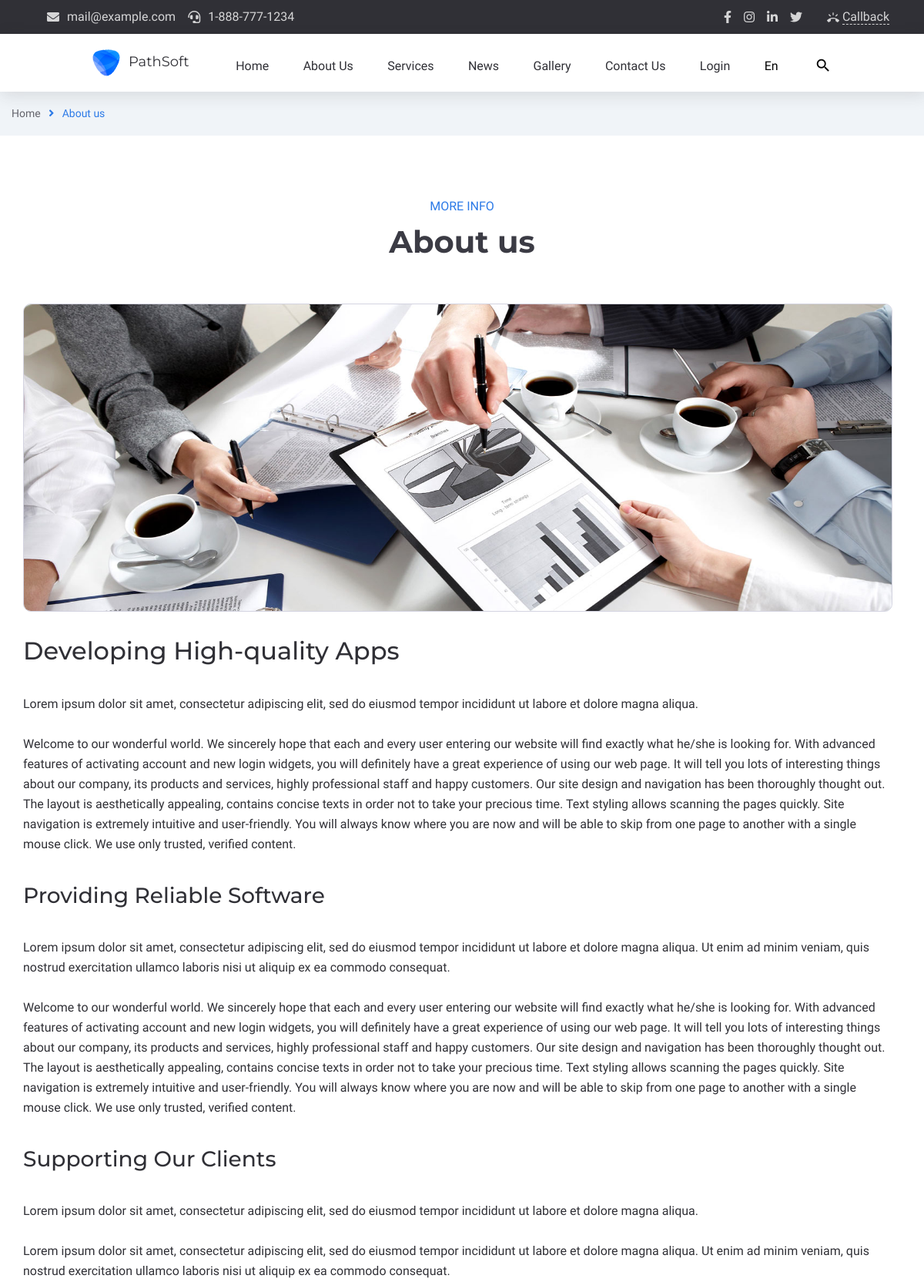
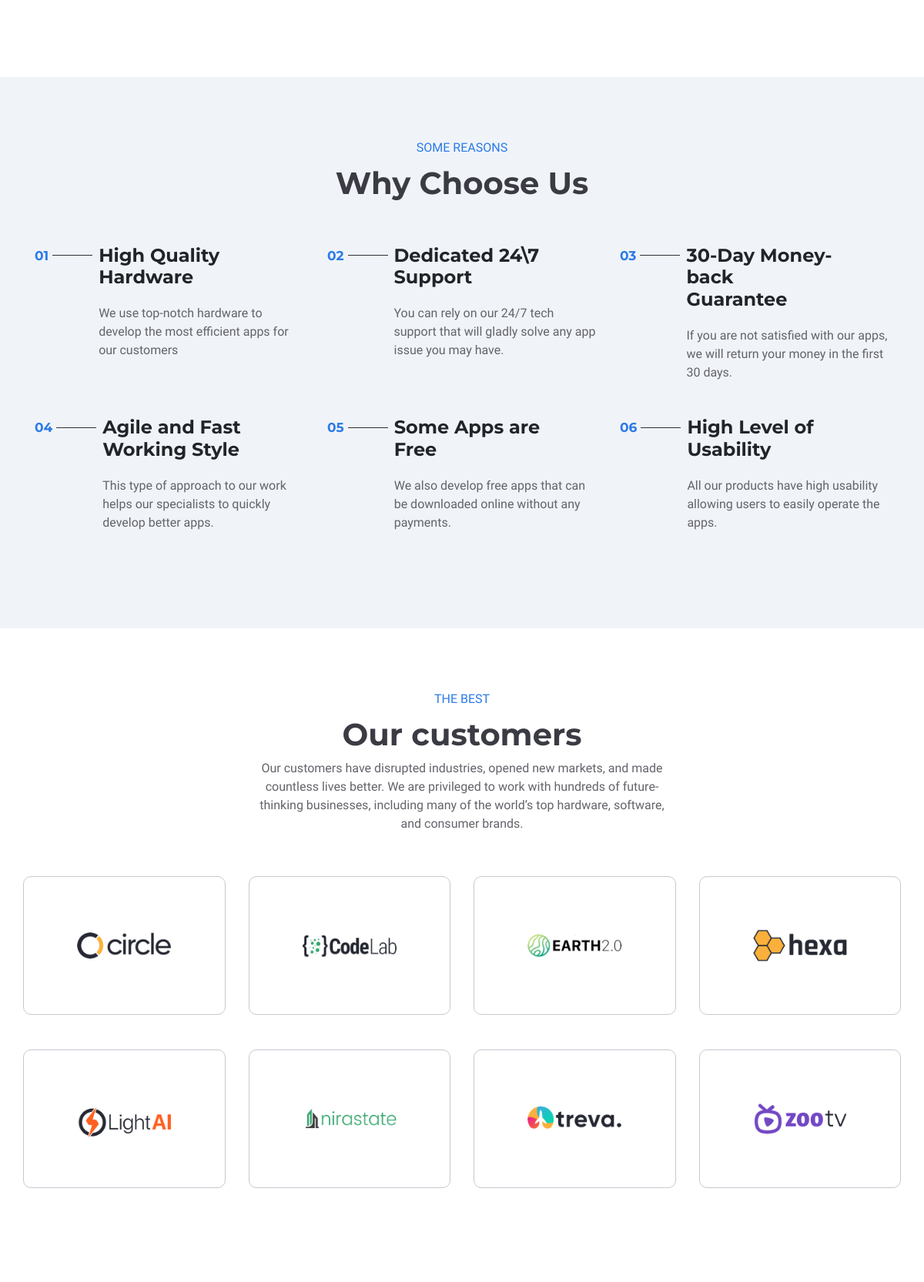
/about (upper part), run on the app's committed database (2 pictures, top to bottom).
### app/models.py (models this page shows)
class HeaderContact(db.Model):
    id=db.Column(db.Integer,primary_key=True)
    hc_content=db.Column(db.String(255))
    hc_icon_class=db.Column(db.String(255))
    hc_url=db.Column(db.String(255))

class HeaderSocialIcon(db.Model):
    id=db.Column(db.Integer,primary_key=True)
    hsi_name=db.Column(db.String(255))
    hsi_css_class=db.Column(db.String(255))
    hsi_url=db.Column(db.String(255))

class MeniuLogo(db.Model):
    id=db.Column(db.Integer,primary_key=True)
    logo_title=db.Column(db.String(255))
    logo_url=db.Column(db.String(255))
    logo_alt=db.Column(db.String(255))
    logo_img=db.Column(db.String(255))

class MeniuName(db.Model):
    id=db.Column(db.Integer,primary_key=True)
    meniu_title=db.Column(db.String(255))
    meniu_url=db.Column(db.String(255))
    meniu_icon=db.Column(db.String(255))

class ReasonTitle(db.Model):
    id=db.Column(db.Integer,primary_key=True)
    reason_subheading=db.Column(db.String(255))
    reason_title=db.Column(db.String(255))

class ReasonItem(db.Model):
    id=db.Column(db.Integer,primary_key=True)
    reasonitem_number=db.Column(db.String(255))
    reasonitem_title=db.Column(db.String(255))
    reasonitem_text=db.Column(db.String(255))

### main/routes.py (the view)
@app.route("/about")
def about_index():
    header_contacts=HeaderContact.query.all()
    headersocial_icons=HeaderSocialIcon.query.all()
    logos=MeniuLogo.query.all()
    meniu_names=MeniuName.query.all()
    reasonheadings=ReasonTitle.query.all()
    reasonitems=ReasonItem.query.all()
    return render_template("main/about.html", header_contacts=header_contacts, headersocial_icons=headersocial_icons, logos=logos, meniu_names=meniu_names, reasonheadings=reasonheadings, reasonitems=reasonitems)

### app/templates/main/about.html
{% extends "main/base.html" %}{% block contentmain %}
<section id="crumbs">
    <div class="container crumbs-bread">
        <div class="row">
            <div class="crumbs-info">
                <span class="crumbs-home"><a href="../main/index.html">Home</a></span> <i
                    class="fas fa-angle-right"></i>
                <span class="crumbs-about">About us</span>
            </div>
        </div>
    </div>
</section>
<section id="more-info-about-us">
    <div class="container section-padding">
        <div class="row">
            <div class="col-12">
                <div class="section-heading">
                    <span class="section-heading-span">MORE INFO</span>
                    <h2 class="section-heading-h2">About us </h2>
                </div>
            </div>
        </div>
        <div class="row">
            <div class="col-12">
                <div class="about-item">
                    <div class="about-img">
                        <img src="/static/uploads/about-img.jpg" alt="">
                    </div>
                    <h2>Developing High-quality Apps</h2>
                    <p>Lorem ipsum dolor sit amet, consectetur adipiscing elit, sed do eiusmod tempor incididunt ut
                        labore et dolore magna aliqua.</p>
                    <p>Welcome to our wonderful world. We sincerely hope that each and every user entering our
                        website
                        will
                        find exactly what he/she is looking for. With advanced features of activating account and
                        new
                        login
                        widgets, you will definitely have a great experience of using our web page. It will tell you
                        lots of
                        interesting things about our company, its products and services, highly professional staff
                        and
                        happy
                        customers. Our site design and navigation has been thoroughly thought out. The layout is
                        aesthetically appealing, contains concise texts in order not to take your precious time.
                        Text
                        styling allows scanning the pages quickly. Site navigation is extremely intuitive and
                        user-friendly.
                        You will always know where you are now and will be able to skip from one page to another
                        with a
                        single mouse click. We use only trusted, verified content.</p>
                    <h3>Providing Reliable Software</h3>
                    <p>Lorem ipsum dolor sit amet, consectetur adipiscing elit, sed do eiusmod tempor incididunt ut
                        labore et dolore magna aliqua. Ut enim ad minim veniam, quis nostrud exercitation ullamco
                        laboris nisi ut aliquip ex ea commodo consequat.</p>
                    <p>Welcome to our wonderful world. We sincerely hope that each and every user entering our
                        website will find exactly what he/she is looking for. With advanced features of activating
                        account and new login widgets, you will definitely have a great experience of using our web
                        page. It will tell you lots of interesting things about our company, its products and
                        services, highly professional staff and happy customers. Our site design and navigation has
                        been thoroughly thought out. The layout is aesthetically appealing, contains concise texts
                        in order not to take your precious time. Text styling allows scanning the pages quickly.
                        Site navigation is extremely intuitive and user-friendly. You will always know where you are
                        now and will be able to skip from one page to another with a single mouse click. We use only
                        trusted, verified content.</p>
                    <h3>Supporting Our Clients</h3>
                    <p>Lorem ipsum dolor sit amet, consectetur adipiscing elit, sed do eiusmod tempor incididunt ut
                        labore et dolore magna aliqua.</p>
                    <p>Lorem ipsum dolor sit amet, consectetur adipiscing elit, sed do eiusmod tempor incididunt ut
                        labore et dolore magna aliqua. Ut enim ad minim veniam, quis nostrud exercitation ullamco
                        laboris nisi ut aliquip ex ea commodo consequat.</p>
                </div>
            </div>
        </div>
    </div>
</section>
<section id="reasons" class="section-padding">
    <div class="container">
        <div class="row ">
            <div class="col-12">
                {% for reasonheading in reasonheadings %}
                <div class="section-heading">
                    <span class="section-heading-span">{{reasonheading.reason_subheading}}</span>
                    <h2 class="section-heading-h2">{{reasonheading.reason_title}}</h2>
                </div>
                {% endfor %}
            </div>
        </div>
        <div class="row justify-content-center">
            {% for reasonitem in reasonitems %}
            <div class="col-4 col-margin">
                <div class="reasons-item">
                    <div class="reasons-item-number"><span>{{reasonitem.reasonitem_number}}</span></div>
                    <div class="reasons-item-info">
                        <h4>{{reasonitem.reasonitem_title}}</h4>
                        <p>{{reasonitem.reasonitem_text}}</p>
                    </div>
                </div>
            </div>
            {% endfor %}
        </div>
    </div>
</section>
<section id="customers">
    <div class="container section-padding">
        <div class="row ">
            <div class="col-12">
                <div class="section-heading">
                    <span class="section-heading-span">THE BEST</span>
                    <h2 class="section-heading-h2">Our customers</h2>
                    <div class="col-6 margin-auto-ab">
                        <p>Our customers have disrupted industries, opened new markets, and made countless lives better.
                            We are privileged to work with hundreds of future-thinking businesses, including many of the
                            world’s top hardware, software, and consumer brands.</p>
                    </div>
                </div>
            </div>
        </div>
        <div class="row">
            <div class="col-3  col-margin">
                <div class="customers-item">
                    <img src="/static/uploads/costum1.png" alt="">
                </div>
            </div>
            <div class="col-3 col-margin">
                <div class="customers-item">
                    <img src="/static/uploads/costum2.png" alt="">
                </div>
            </div>
            <div class="col-3 col-margin">
                <div class="customers-item">
                    <img src="/static/uploads/costum3.png" alt="">
                </div>
            </div>
            <div class="col-3 col-margin">
                <div class="customers-item">
                    <img src="/static/uploads/costum4.png" alt="">
                </div>
            </div>
            <div class="col-3 col-margin">
                <div class="customers-item">
                    <img src="/static/uploads/costum5.png" alt="">
                </div>
            </div>
            <div class="col-3 col-margin">
                <div class="customers-item">
                    <img src="/static/uploads/costum6.png" alt="">
                </div>
            </div>
            <div class="col-3 col-margin">
                <div class="customers-item">
                    <img src="/static/uploads/costum7.png" alt="">
                </div>
            </div>
            <div class="col-3 col-margin">
                <div class="customers-item">
                    <img src="/static/uploads/costum8.png" alt="">
                </div>
            </div>
        </div>
    </div>
</section>
{% endblock %}

### app/templates/main/base.html (shortened to what this page needs)
<!doctype html>
<html lang="en">
<head>
    <link rel="stylesheet" href="https://cdnjs.cloudflare.com/ajax/libs/font-awesome/5.15.3/css/all.min.css"
 />
    <link rel="stylesheet" href="https://cdn.jsdelivr.net/npm/bootstrap-icons@1.4.1/font/bootstrap-icons.css">
    <link rel="stylesheet" href="https://stackpath.bootstrapcdn.com/bootstrap/4.3.1/css/bootstrap.min.css"
>
    <link rel="stylesheet" href="/static/main/css/style.css">
    <link rel="stylesheet" href="/static/main/css/about.css">
    <link rel="stylesheet" href="/static/main/css/blog.css">
    <link rel="stylesheet" href="/static/main/css/contact.css">
    <link rel="stylesheet" href="/static/main/css/login.css">
    <link rel="stylesheet" href="/static/main/css/gallery.css">
    <link rel="stylesheet" href="/static/main/css/blogitem.css">
</head>
<body>
    <header id="header">
        <nav id="header-contact">
            <div class="container con">
                <div class="row align-items-center justify-content-between">
                    <div class="col-auto">
                        <ul class="header-top-info align-items-center justify-content-between d-flex">
                            {% for header_contact in header_contacts %}
                            <li>
                                <a href="{{header_contact.hc_url}}">
                                    <i class="{{header_contact.hc_icon_class}}"></i>
                                    <span>{{header_contact.hc_content}}</span>
                                </a>
                            </li>
                            {% endfor %}
                        </ul>
                    </div>
                    <div class="col-auto">
                        <div class="header-top-links align-items-center justify-content-between d-flex ">
                            <ul class="social-links">
                                {% for headersocial_icon in headersocial_icons %}
                                <li>
                                    <a href="{{headersocial_icon.hsi_url}}"><i
                                            class="{{headersocial_icon.hsi_css_class}}"></i></a>
                                </li>
                                {% endfor %}
                            </ul>
                            <div class="header-top-btn">
                                <a href="#" class="header-call-back-link">
                                    <i class="material-icons">ring_volume</i>
                                    <span>Callback</span>
                                </a>
                            </div>
                        </div>
                    </div>
                </div>
            </div>
        </nav>
        <section id="meniu-bar">
            <div class="meniu-nav">
                {% for logo in logos %}
                <div class="logo">
                    <a href="{{logo.logo_url}}"><img src="/static/uploads/{{logo.logo_img}}" alt="{{logo.logo_alt}}">
                        <span>{{logo.logo_title}}</span>
                    </a>
                </div>
                {% endfor %}
                <div class="meniu-item">
                    <ul>
                        {% for meniu_name in meniu_names %}
                        <li>
                            <a href="{{meniu_name.meniu_url}}" class="menu-list-to"
                                data-title="{{meniu_name.meniu_title}}">
                                <span data-title="{{meniu_name.meniu_title}}"> {{meniu_name.meniu_title}}</span>
                                <i class="{{meniu_name.meniu_icon}}"></i>
                            </a>
                        </li>
                        {% endfor %}
                        <li class="menu-search">
                            <a href="http://">
                                <i class="material-icons md-22 header-search-ico-search">search</i></a>
                        </li>
                    </ul>
                </div>
            </div>
        </section>
    </header>
    {% block contentmain %}
    {% endblock %}
</body>
</html>

### data on the page
HeaderContact: hc_content "mail@example.com"
HeaderContact: hc_content "1-888-777-1234"
MeniuLogo: logo_img (picture), logo_title "PathSoft"
MeniuName: meniu_title "Home"
MeniuName: meniu_title "About Us"
MeniuName: meniu_title "Services"
MeniuName: meniu_title "News"
MeniuName: meniu_title "Gallery"
MeniuName: meniu_title "Contact Us"
MeniuName: meniu_title "Login"
MeniuName: meniu_title "En"
ReasonTitle: reason_subheading "SOME REASONS", reason_title "Why Choose Us"
ReasonItem: reasonitem_number "01", reasonitem_title "High Quality Hardware", reasonitem_text "We use top-notch hardware to develop the most efficient apps for our customers"
ReasonItem: reasonitem_number "02", reasonitem_title "Dedicated 24\\7 Support", reasonitem_text "You can rely on our 24/7 tech support that will gladly solve any app issue you may have."
ReasonItem: reasonitem_number "03", reasonitem_title "30-Day Money-back Guarantee", reasonitem_text "If you are not satisfied with our apps, we will return your money in the first 30 days."
ReasonItem: reasonitem_number "04", reasonitem_title "Agile and Fast Working Style", reasonitem_text "This type of approach to our work helps our specialists to quickly develop better apps."
ReasonItem: reasonitem_number "05", reasonitem_title "Some Apps are Free", reasonitem_text "We also develop free apps that can be downloaded online without any payments."
ReasonItem: reasonitem_number "06", reasonitem_title "High Level of Usability", reasonitem_text "All our products have high usability allowing users to easily operate the apps."
